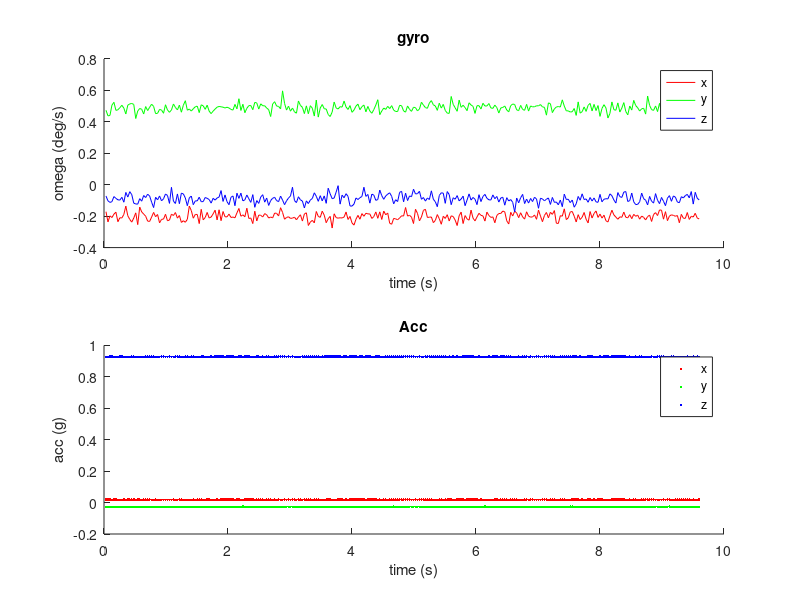

MATLAB code to generate this figure: (Note: this script raises an error after producing the figure.)
close all
clear
clc

%% import data
addpath('quaternion_library');
addpath('data');
load static_2.mat
% load circle_11.mat
% load circle_12.mat
% load circle_13.mat

time = 0.032* [1:300];
deg2rad = pi/180;
% gyro.x = gyro.x*deg2rad;
% gyro.y = gyro.y*deg2rad;
% gyro.z = gyro.z*deg2rad;

figure('Name', 'sensor_data');
axis(1) = subplot(2,1,1);
hold on;
plot(time, gyro.x, 'r');
plot(time, gyro.y, 'g');
plot(time, gyro.z, 'b');
legend('x', 'y', 'z');
xlabel('time (s)');
ylabel('omega (deg/s)')
title('gyro');
hold off;
axis(2) = subplot(2,1,2);
hold on;
plot(time, acc.x, 'r.');
plot(time, acc.y, 'g.');
plot(time, acc.z, 'b.');
legend('x', 'y', 'z');
xlabel('time (s)');
ylabel('acc (g)')
title('Acc');
hold off;

%% process

AHRS = MadgwickAHRS('SamplePeriod', 0.032, 'Beta', 0.1);

quat = zeros(length(time), 4);
for t=1:length(time)
    AHRS.UpdateIMU([gyro.x(t), gyro.y(t), gyro.z(t)+0.13034]*deg2rad, [acc.x(t), acc.y(t), acc.z(t)]);
    quat(t,:) = AHRS.Quaternion;
end
euler = quatern2euler(quaternConj(quat)) * (180/pi);

figure('Name', 'Euler Angles');
hold on;
plot(time, euler(:,1), 'r');
plot(time, euler(:,2), 'g');
plot(time, euler(:,3), 'b');
title('Euler angles');
xlabel('Time (s)');
ylabel('Angle (deg)');
legend('roll', 'pitch', 'yaw');
hold off; grid on;




